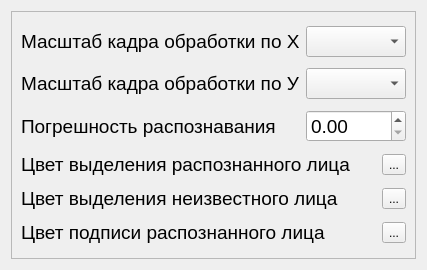
<?xml version="1.0" encoding="UTF-8"?>
<ui version="4.0">
 <class>Form</class>
 <widget class="QWidget" name="Form">
  <property name="enabled">
   <bool>true</bool>
  </property>
  <property name="geometry">
   <rect>
    <x>0</x>
    <y>0</y>
    <width>411</width>
    <height>270</height>
   </rect>
  </property>
  <property name="sizePolicy">
   <sizepolicy hsizetype="Preferred" vsizetype="Preferred">
    <horstretch>0</horstretch>
    <verstretch>0</verstretch>
   </sizepolicy>
  </property>
  <property name="maximumSize">
   <size>
    <width>16777215</width>
    <height>16777215</height>
   </size>
  </property>
  <property name="windowTitle">
   <string>Form</string>
  </property>
  <layout class="QVBoxLayout" name="verticalLayout">
   <item>
    <widget class="QFrame" name="frame">
     <property name="sizePolicy">
      <sizepolicy hsizetype="Preferred" vsizetype="Preferred">
       <horstretch>0</horstretch>
       <verstretch>0</verstretch>
      </sizepolicy>
     </property>
     <property name="frameShape">
      <enum>QFrame::StyledPanel</enum>
     </property>
     <property name="frameShadow">
      <enum>QFrame::Raised</enum>
     </property>
     <layout class="QGridLayout" name="gridLayout">
      <item row="0" column="0">
       <layout class="QHBoxLayout" name="horizontalLayout_2">
        <item>
         <widget class="QLabel" name="scale_x_label">
          <property name="font">
           <font>
            <pointsize>14</pointsize>
           </font>
          </property>
          <property name="text">
           <string>Масштаб кадра обработки по X</string>
          </property>
         </widget>
        </item>
        <item>
         <widget class="QComboBox" name="scale_x_comboBox">
          <property name="font">
           <font>
            <pointsize>14</pointsize>
           </font>
          </property>
         </widget>
        </item>
       </layout>
      </item>
      <item row="2" column="0">
       <layout class="QHBoxLayout" name="horizontalLayout_3">
        <property name="spacing">
         <number>30</number>
        </property>
        <property name="rightMargin">
         <number>0</number>
        </property>
        <item>
         <widget class="QLabel" name="recog_error_label">
          <property name="font">
           <font>
            <pointsize>14</pointsize>
           </font>
          </property>
          <property name="text">
           <string>Погрешность распознавания</string>
          </property>
         </widget>
        </item>
        <item>
         <widget class="QDoubleSpinBox" name="recog_error_doubleSpinBox">
          <property name="font">
           <font>
            <pointsize>14</pointsize>
           </font>
          </property>
         </widget>
        </item>
       </layout>
      </item>
      <item row="3" column="0">
       <layout class="QHBoxLayout" name="horizontalLayout_4">
        <item>
         <widget class="QLabel" name="color_selected_recog_label">
          <property name="font">
           <font>
            <pointsize>14</pointsize>
           </font>
          </property>
          <property name="text">
           <string>Цвет выделения распознанного лица</string>
          </property>
         </widget>
        </item>
        <item>
         <widget class="QToolButton" name="color_selected_recog_toolButton">
          <property name="text">
           <string>...</string>
          </property>
         </widget>
        </item>
       </layout>
      </item>
      <item row="4" column="0">
       <layout class="QHBoxLayout" name="horizontalLayout_5">
        <item>
         <widget class="QLabel" name="color_unselected_recog_label">
          <property name="font">
           <font>
            <pointsize>14</pointsize>
           </font>
          </property>
          <property name="text">
           <string>Цвет выделения неизвестного лица</string>
          </property>
         </widget>
        </item>
        <item>
         <widget class="QToolButton" name="color_unselected_recog_toolButton">
          <property name="text">
           <string>...</string>
          </property>
         </widget>
        </item>
       </layout>
      </item>
      <item row="5" column="0">
       <layout class="QHBoxLayout" name="horizontalLayout_6">
        <item>
         <widget class="QLabel" name="color_signature_recog_label">
          <property name="font">
           <font>
            <pointsize>14</pointsize>
           </font>
          </property>
          <property name="text">
           <string>Цвет подписи распознанного лица</string>
          </property>
         </widget>
        </item>
        <item>
         <widget class="QToolButton" name="color_signature_recog_toolButton">
          <property name="text">
           <string>...</string>
          </property>
         </widget>
        </item>
       </layout>
      </item>
      <item row="1" column="0">
       <layout class="QHBoxLayout" name="horizontalLayout">
        <item>
         <widget class="QLabel" name="scaley_label">
          <property name="font">
           <font>
            <pointsize>14</pointsize>
           </font>
          </property>
          <property name="text">
           <string>Масштаб кадра обработки по У</string>
          </property>
         </widget>
        </item>
        <item>
         <widget class="QComboBox" name="scale_y_comboBox">
          <property name="font">
           <font>
            <pointsize>14</pointsize>
           </font>
          </property>
         </widget>
        </item>
       </layout>
      </item>
     </layout>
    </widget>
   </item>
  </layout>
 </widget>
 <resources/>
 <connections/>
</ui>
